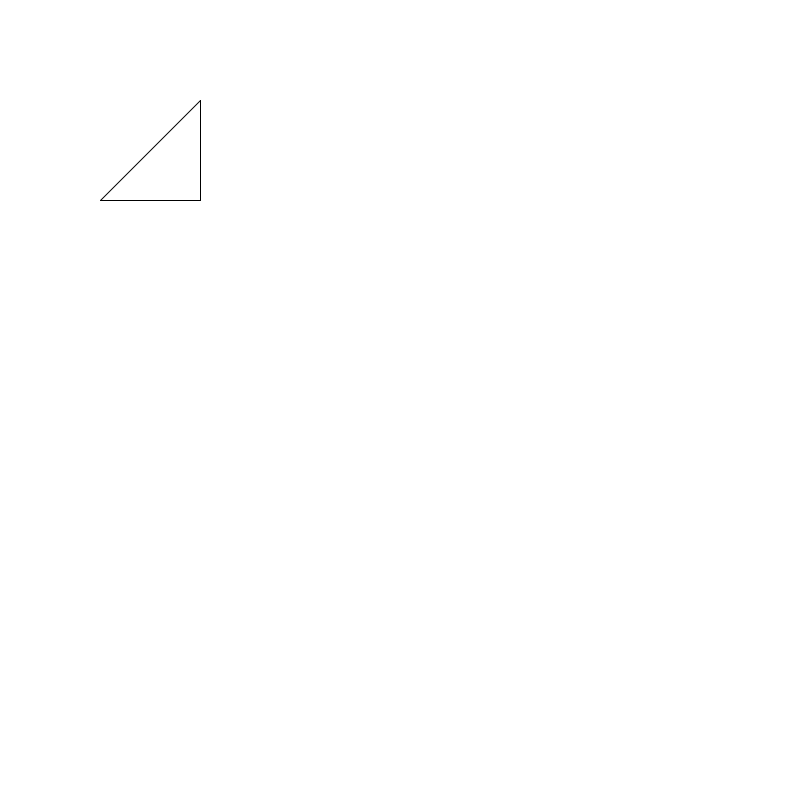
Frame 1 (no input)
Frame 2 (the mouse pressed at the canvas centre, redrawn once): identical to frame 1, image omitted

The Processing sketch that drew this single still picture (run headless with seeded random() and noise(); the mouse was pressed at the canvas centre and the sketch redrawn once):

// Processing sketch: sketch_9_8
// ── sketch_9_8.pde
int x = 60;
int y = 60;

void setup(){
size(800,800);
fill(200,255,0);
}

void draw(){
background(255,255,255);
noLoop();
tekenDriehoek(100,200,100,100,100,100);
}


void tekenDriehoek(int x1, int y1, int x2, int y2, int x3, int y3) {
  
    line(x1,y1,x2+y3,y2);
    
    line(x1+y3,y1,x2+y3,y2);
    
    line(x1+y3,y1,x2,y2+x3);
    
    
}
//Code made by Nathaniel Fonsecs
